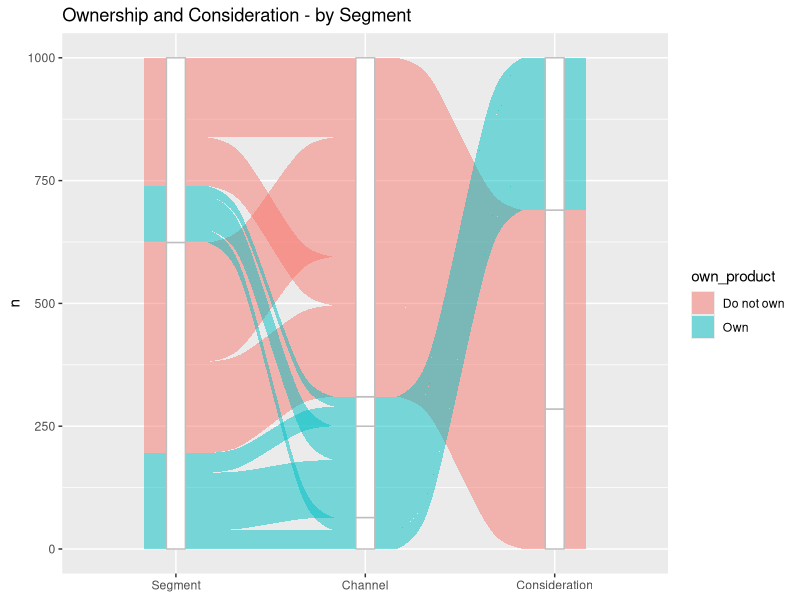

Generate this figure with R:
library(tidyverse)
library(ggalluvial)
library(ggrepel)

set.seed(100)

tibble::tibble(id=1:1000,
               segment=sample(c("Segment A","Segment B"),1000,replace=TRUE,prob=c(0.35,0.65)),
               own_product=sample(c("Own","Do not own"),1000,replace=TRUE,prob=c(0.3,0.7)),
               random=sample(1:10,1000,replace=TRUE)) %>%
  mutate(own_status=case_when(own_product=="Own" & random>=5~"Through employer",
                              own_product=="Own" & random>=3~"Through spouse",
                              own_product=="Own"~"Direct",
                              TRUE~NA_character_)) %>%
  mutate(consider_status=case_when(own_product=="Do not own" & random>=5~"Consider",
                              own_product=="Do not own"~"Do not consider",
                              TRUE~NA_character_)) %>%
  select(-random)-> sample_df1


sample_df1 %>%
  count(segment,own_product,own_status,consider_status) %>%
  is_alluvia_form()

sample_df1 %>%
  # count(own_product,own_status,consider_status) -> sample_df1_summed
  count(segment,own_product,own_status,consider_status) -> sample_df1_summed

sample_df1_summed %>%
  ggplot(aes(y=n,axis1=segment,axis2=own_status,axis3=consider_status))+
  geom_alluvium(aes(fill=own_product),width=1/3) +
  geom_stratum(width=1/10,fill="white",color="grey")+
  ggrepel::geom_label_repel(stat="stratum", label.strata = TRUE)+
  # geom_label(stat = "stratum", label.strata = TRUE) +
  scale_x_discrete(limits = c("Segment", "Channel","Consideration"))+
  ggtitle("Ownership and Consideration - by Segment")





